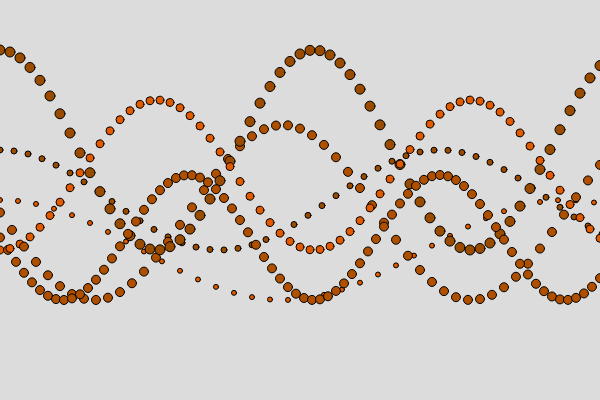
Frame 1 (no input)
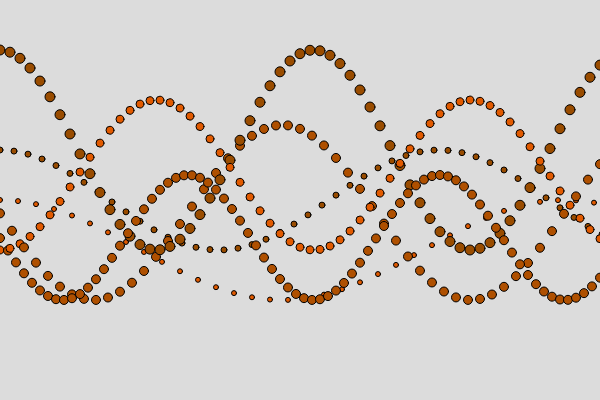
Frame 2 (the mouse pressed at the canvas centre, redrawn once)

The p5.js sketch that drew these frames (run headless with seeded random() and noise() and a simulated clock; the mouse was pressed at the canvas centre and the sketch redrawn once):

// p5.js sketch
// ── sketch.js
let angle=0;

function setup() {
  createCanvas(600, 400);
   noLoop()
}

function draw() {
  let xoff=0
  let yoff=0
  background(220);
  let offsetY=0
  for(x=0;x<width;x=x+2){
    a=angle+offsetY;
    x1=x*5;
    y=map(cos(a),1,-1,50,250);
    fill(153,76,0);
   circle(x1,y,10);    
     y=map(sin(a),-1,1,175,300);
    fill(175,80,0);
    x1=x*4;
    circle(x1,y,9); 
     y=map(cos(a),-1,1,100,250);
    fill(225,90,0);
    x1=x*5;
   circle(x1,y,8);
     y=map(sin(a),-1,1,125,300);
     fill(175,80,0);
   x1=x*6;
    circle(x1,y,9);
     y=map(cos(a),1,-1,150,250);
    fill(153,76,0);
   x1=x*7;
   circle(x1,y,6);
    y=map(cos(a),1,-1,200,300);
      fill(225,90,0);
   x1=x*9;
   circle(x1,y,5);
    
    offsetY+=0.2;
  }
  angle+=0.01
  

}
